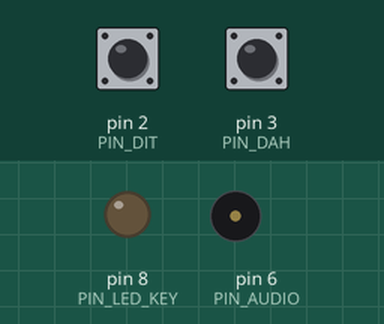
Bench run of a sketch on a simulated Arduino Uno, built with avr-gcc and run on an emulated ATmega328P. Shown: output pins drawn as LEDs (lit = HIGH), buzzer (waves = sounding). The test bench sets the inputs (shaded band); at power-on: pin 2 (PIN_DIT) HIGH, pin 3 (PIN_DAH) HIGH. What the sketch prints to the serial monitor is not drawn.

Above: at 1.5 s.
1.6 s: pin 2 (PIN_DIT) pulled LOW for 0.15 s
At 1.68 s:
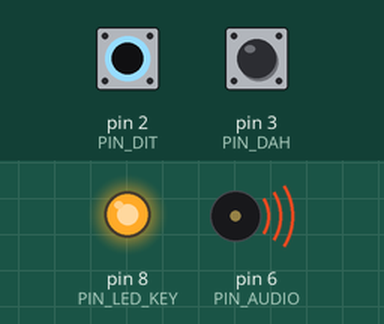
3.2 s: pin 2 (PIN_DIT) pulled LOW for 3.2 s
At 7.4 s:
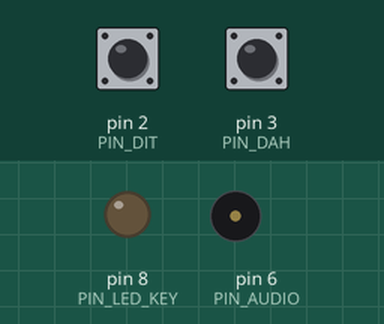
7.9 s: pin 3 (PIN_DAH) pulled LOW for 3.2 s
At 8.4 s:
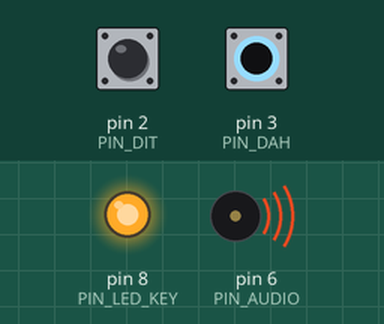
Timing chart, 0 to 12.6 s (numbered marks = the images above; inputs shaded):
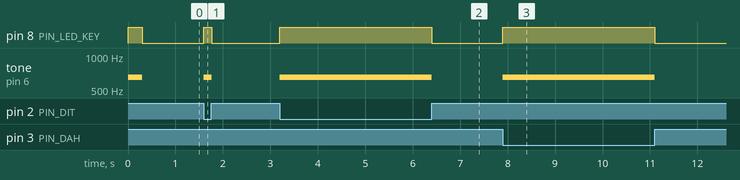

Measured:
- after the input at 1.6 s, pin 8 (PIN_LED_KEY): LOW → HIGH at once, → LOW 0.16 s later; tone on pin 6 (PIN_AUDIO): silent → 650 Hz at once, → silent 0.16 s later
- after the input at 3.2 s, pin 8 (PIN_LED_KEY): LOW → HIGH at once, → LOW 3.2 s later; tone on pin 6 (PIN_AUDIO): silent → 650 Hz at once, → silent 3.2 s later
- after the input at 7.9 s, pin 8 (PIN_LED_KEY): LOW → HIGH at once, → LOW 3.2 s later; tone on pin 6 (PIN_AUDIO): silent → 650 Hz at once, → silent 3.2 s later

The sketch:

test_hardware.ino
```cpp
/*
 * ТЕСТОВЫЙ СКЕТЧ ДИАГНОСТИКИ (БЕЗ ДИСПЛЕЯ)
 * Проверяем только железо: Звук (D6), Светодиод (D8) и Весло (D2, D3)
 */

const int PIN_DIT     = 2; // Точки (указательный)
const int PIN_DAH     = 3; // Тире (большой)
const int PIN_AUDIO   = 6; // Динамик
const int PIN_LED_KEY = 8; // Красный светодиод

void setup() {
  Serial.begin(115200);

  pinMode(PIN_DIT, INPUT_PULLUP);
  pinMode(PIN_DAH, INPUT_PULLUP);
  pinMode(PIN_AUDIO, OUTPUT);
  pinMode(PIN_LED_KEY, OUTPUT);

  // ТЕСТОВЫЙ ЗВУК ПРИ СТАРТЕ (чтобы сразу услышать динамик):
  digitalWrite(PIN_LED_KEY, HIGH);
  tone(PIN_AUDIO, 650);
  delay(300);
  noTone(PIN_AUDIO);
  digitalWrite(PIN_LED_KEY, LOW);

  Serial.println(F("--- TEST CW KEYER READY ---"));
}

void loop() {
  bool dit = (digitalRead(PIN_DIT) == LOW);
  bool dah = (digitalRead(PIN_DAH) == LOW);

  if (dit || dah) {
    digitalWrite(PIN_LED_KEY, HIGH);
    tone(PIN_AUDIO, 650);

    if (dit) Serial.print(".");
    if (dah) Serial.print("-");
    delay(80);
  } else {
    digitalWrite(PIN_LED_KEY, LOW);
    noTone(PIN_AUDIO);
  }
}
```
